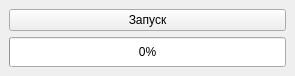
<?xml version="1.0" encoding="UTF-8"?>
<ui version="4.0">
 <class>MainWindow</class>
 <widget class="QMainWindow" name="MainWindow">
  <property name="geometry">
   <rect>
    <x>0</x>
    <y>0</y>
    <width>295</width>
    <height>76</height>
   </rect>
  </property>
  <property name="windowTitle">
   <string>Полоса прогресса</string>
  </property>
  <widget class="QWidget" name="centralwidget">
   <layout class="QVBoxLayout" name="verticalLayout">
    <item>
     <widget class="QPushButton" name="start_button">
      <property name="sizePolicy">
       <sizepolicy hsizetype="Expanding" vsizetype="Fixed">
        <horstretch>0</horstretch>
        <verstretch>0</verstretch>
       </sizepolicy>
      </property>
      <property name="text">
       <string>Запуск</string>
      </property>
      <property name="checkable">
       <bool>false</bool>
      </property>
      <property name="checked">
       <bool>false</bool>
      </property>
      <property name="autoDefault">
       <bool>true</bool>
      </property>
     </widget>
    </item>
    <item>
     <widget class="QProgressBar" name="progress">
      <property name="sizePolicy">
       <sizepolicy hsizetype="Expanding" vsizetype="Expanding">
        <horstretch>0</horstretch>
        <verstretch>0</verstretch>
       </sizepolicy>
      </property>
      <property name="layoutDirection">
       <enum>Qt::LeftToRight</enum>
      </property>
      <property name="value">
       <number>0</number>
      </property>
      <property name="alignment">
       <set>Qt::AlignCenter</set>
      </property>
     </widget>
    </item>
   </layout>
  </widget>
 </widget>
 <resources/>
 <connections/>
</ui>
